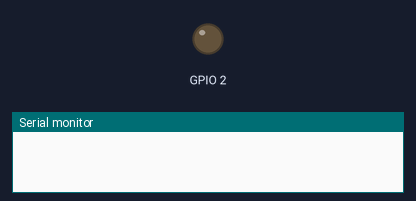
Simulated run of this sketch. Board: ESP8266 (NodeMCU). Shown: output pins drawn as LEDs (lit = HIGH), the last lines printed to the serial monitor. WiFi joins after 1.5 s; servers stay silent unless stated; uploads are accepted with an empty reply.

Above: at 0.0 s.
At 3.9 s:
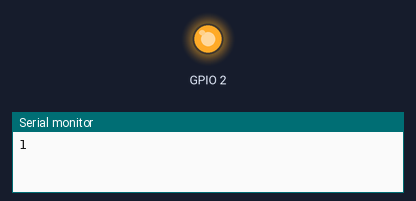
Timing chart, 0 to 7.8 s (numbered marks = the images above):
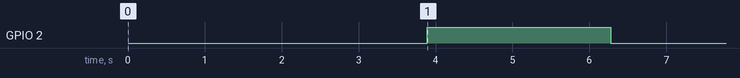

The sketch:

esp8266.ino
```cpp
#include <ESP8266WiFi.h>
#include <ArduinoJson.h>


const char ssid[]     = "f";         // 使用时请修改为当前你的 wifi 名称 -- Please use your own wifi ssid
const char password[] = "12345678";     //  使用时请修改为当前你的 wifi 密码 -- Please use your own wifi password
const char OneNetServer[] = "api.heclouds.com";
const char APIKEY[] = "XXXXXXXXXXXXX";
int32_t DeviceId = 643814844;
char DataStreams[] = "Switch";
const size_t MAX_CONTENT_SIZE = 1024;
const unsigned long HTTP_TIMEOUT = 2100;

int stream;

WiFiClient client;
const int tcpPort = 80;

struct UserData
{
  int errno_val;                // 错误返回值 -- Return error code
  char error[32];               // 错误返回信息 -- Return error information
  int recived_val;             // 接收数据值 -- Recived data
  char udate_at[32];            // 最后更新时间及日期 -- Last time for update
};

//
//跳过 HTTP 头，使我们在响应正文的开头 -- Skip HTTP headers so that we are at the beginning of the response's body
//
bool skipResponseHeaders()
{
  char endOfHeaders[] = "\r\n\r\n";
  client.setTimeout(HTTP_TIMEOUT);
  bool ok = client.find(endOfHeaders);
  return ok;
}
//
//从HTTP服务器响应中读取正文 -- Read the body of the response from the HTTP server
//
void readReponseContent(char* content, size_t maxSize)
{
  //  size_t length = client.peekBytes(content, maxSize);
  size_t length = client.readBytes(content, maxSize);
  delay(20);
  content[length] = 0;
}
//
// 解析数据存储到传入的结构体中 -- Save data to userData struct
//
bool parseUserData_test(char* content, struct UserData* userData)
{
  // 根据我们需要解析的数据来计算JSON缓冲区最佳大小 -- Compute optimal size of the JSON buffer according to what we need to parse.
  // 如果你使用StaticJsonBuffer时才需要 -- This is only required if you use StaticJsonBuffer.
  const size_t BUFFER_SIZE = 1024;
  // 在堆栈上分配一个临时内存池 -- Allocate a temporary memory pool on the stack
  StaticJsonBuffer<BUFFER_SIZE> jsonBuffer;
  // 如果堆栈的内存池太大，使用 DynamicJsonBuffer jsonBuffer 代替
  // --If the memory pool is too big for the stack, use this instead:
  //  --DynamicJsonBuffer jsonBuffer;
  JsonObject& root = jsonBuffer.parseObject(content);
  if (!root.success())
  {
    return false;
  }
  // 复制需要的信息到userData结构体中 -- Here were copy the strings we're interested in
  userData->errno_val = root["errno"];
  strcpy(userData->error, root["error"]);
  // 成功返回0 -- Number 0 represents successful
  if ( userData->errno_val == 0 )
  {
    userData->recived_val = root["data"]["datastreams"][0]["datapoints"][0]["value"];
    strcpy(userData->udate_at, root["data"]["datastreams"][0]["datapoints"][0]["at"]);
  }
  return true;
}
//
// 读取数据 -- Read data
//
int readData(int dId, char dataStream[])
{
  // 创建发送请求的URL -- We now create a URI for the request
  String url = "/devices/";
  url += String(dId);
  url += "/datapoints?datastream_id=";
  url += dataStream;

  // 创建发送指令 -- We now combine the request to the server
  String send_data = String("GET ") + url + " HTTP/1.1\r\n" +
                     "api-key:" + APIKEY + "\r\n" +
                     "Host:" + OneNetServer + "\r\n" +
                     "Connection: close\r\n\r\n";
  // 发送指令 -- This will send the request to server
  client.print(send_data);
  // 调试模式串口打印发送的指令 -- The request will be printed if we choose the DEBUG mode
  unsigned long timeout = millis();
  while (client.available() == 0)
  {
    if (millis() - timeout > 2000)
    {
      client.stop();
      break;
    }
  }

  if (skipResponseHeaders())
  {
    char response[MAX_CONTENT_SIZE];
    // 从服务器读取信息后解析 -- We now parse the information after we recived the data
    readReponseContent(response, sizeof(response));
    UserData userData_LEDstatus;
    if (parseUserData_test(response, &userData_LEDstatus))
    {
      return userData_LEDstatus.recived_val;
    }
  }
}

void setup()
{
  WiFi.mode(WIFI_AP_STA);               //设置工作模式 -- set work mode:  WIFI_AP /WIFI_STA /WIFI_AP_STA
  Serial.begin(115200);
  delay(10);

  // 连接到wifi -- We start by connecting to a wifi network
  WiFi.begin(ssid, password);
  while (WiFi.status() != WL_CONNECTED)
  {
    delay(500);
  }
}

void loop()
{
  //建立连接并判断 -- Connecting to server
  if (!client.connect(OneNetServer, tcpPort))
  {
    //Serial.println("connection failed");
    return;
  }
  //从云端获取值并存于stream1 -- get data from server
  stream = readData(DeviceId, DataStreams);
   if(stream == 1) GPIO_OUTPUT_SET(GPIO_ID_PIN(2), 1);
  else GPIO_OUTPUT_SET(GPIO_ID_PIN(2), 0);
  Serial.println(stream);

}
```

Measured:
- by itself, GPIO 2: LOW → HIGH at 3.9 s, → LOW 2.4 s later
